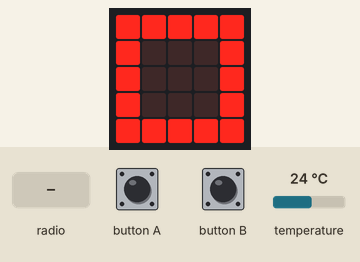
This program was run on a simulated BBC micro:bit (MakeCode). Shown: the board's 5×5 LED display. The test bench sets the inputs (shaded band); at power-on: temperature 24 °C. The 48×5 strip is a reading aid, not a part: it shows the text the display is scrolling, unrolled, one strip-width of it at a time.

Above: at 1.8 s.
1.9 s: button A pressed for 0.15 s
At 2.25 s:
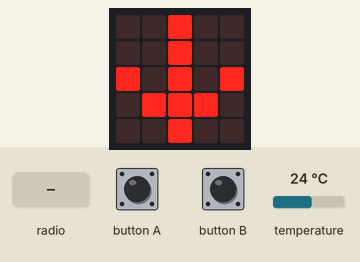
2.6 s: button B pressed for 0.15 s
3.3 s: button A pressed for 0.15 s
4.0 s: radio message "1" arrives
At 8.6 s:
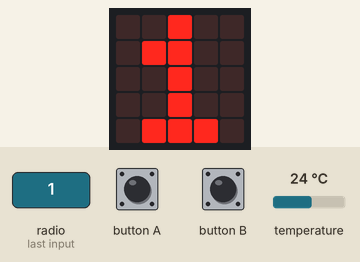
10.0 s: radio message "0" arrives
At 13.8 s:
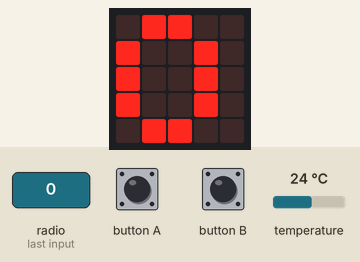
Timing chart, 0 to 15.3 s (numbered marks = the images above; inputs shaded):
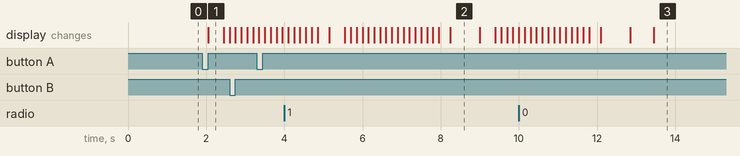

Measured:
- after the input at 1.9 s, the display: changes after 0.15 s (image 1)
- after the input at 4.0 s, the display: first differs from a run without the input after 4.3 s (image 2)
- after the input at 10.0 s, the display: first differs from a run without the input after 3.5 s (image 3)
- what the display in image 1 shows lasts 0.4 s, from 2.1 s to 2.5 s
- what the display in image 2 shows lasts 0.7 s, from 8.3 s to 9.0 s

The program:

main.ts
```typescript
radio.onReceivedNumber(function (receivedNumber) {
    basic.showString("" + (receivedNumber))
    basic.pause(2000)
    basic.showString("C")
    basic.showIcon(IconNames.Square)
    if (receivedNumber < MinTemp) {
        MinTemp = receivedNumber
    }
    if (receivedNumber > MaxTemp) {
        MaxTemp = receivedNumber
    }
})
input.onButtonPressed(Button.A, function () {
    basic.showLeds(`
        . . # . .
        . . # . .
        # . # . #
        . # # # .
        . . # . .
        `)
    basic.showString("" + (MinTemp))
    basic.pause(500)
})
input.onButtonPressed(Button.B, function () {
    basic.showLeds(`
        . . # . .
        . # # # .
        # . # . #
        . . # . .
        . . # . .
        `)
    basic.showString("" + (MaxTemp))
    basic.pause(500)
})
let MinTemp = 0
let MaxTemp = 0
radio.setGroup(22)
basic.showIcon(IconNames.Square)
MaxTemp = input.temperature()
MinTemp += input.temperature()
```

test.ts
```typescript
// här hamnar tester och detta kompileras inte när det här paketet används som ett tillägg.
```
